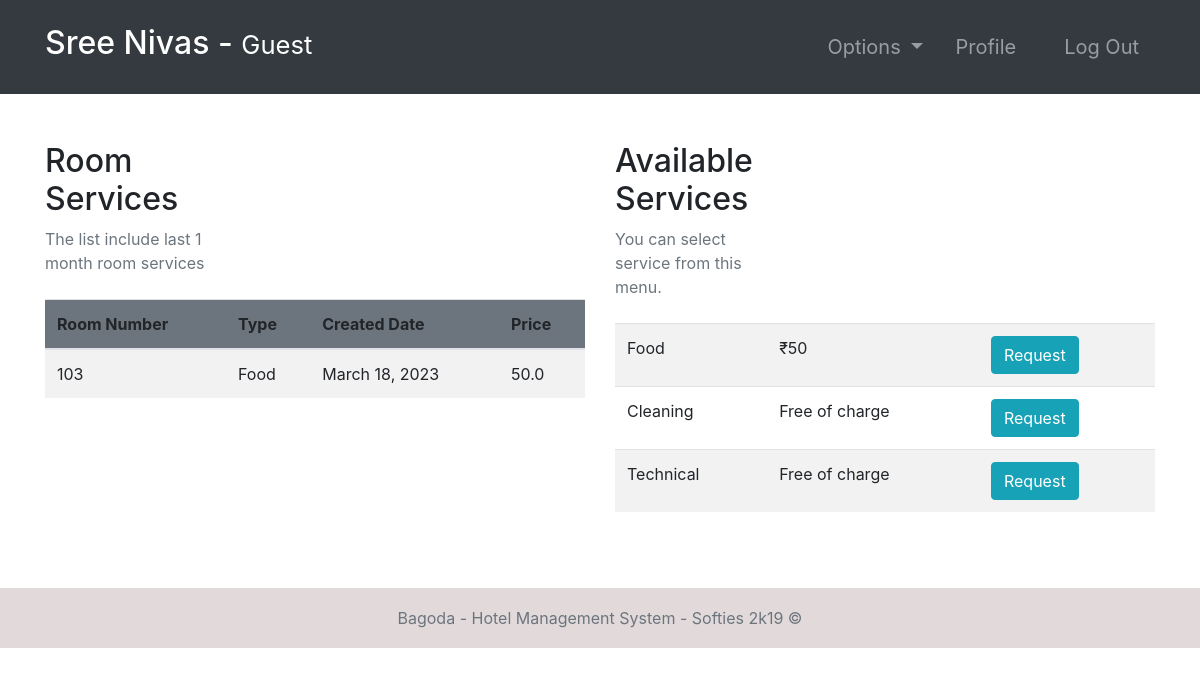
The app's page /current-room-services/ (signed in), older data.
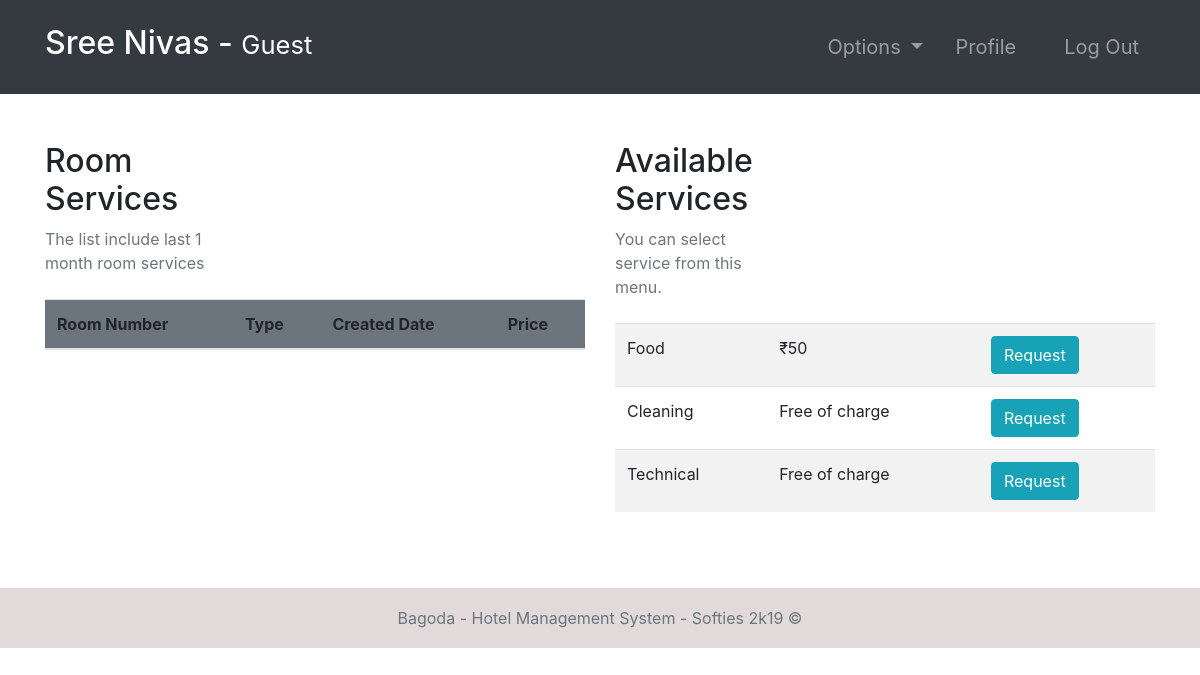
The same page, newer data.
### room/models.py (models this page shows, shortened)
class Room(models.Model):
    ROOM_TYPES = (
        ('King', 'King'),
        ('Luxury', 'Luxury'),
        ('Normal', 'Normal'),
        ('Economic', 'Economic'),
    )
    number = models.IntegerField(primary_key=True)
    capacity = models.SmallIntegerField()
    numberOfBeds = models.SmallIntegerField()
    roomType = models.CharField(max_length=20, choices=ROOM_TYPES)
    price = models.FloatField()
    statusStartDate = models.DateField(null=True)
    statusEndDate = models.DateField(null=True)
    def __str__(self):
        return str(self.number)

class RoomServices(models.Model):
    SERVICES_TYPES = (
        ('Food', 'Food'),
        ('Cleaning', 'Cleaning'),
        ('Technical', 'Technical'),
    )
    curBooking = models.ForeignKey(
        Booking,   null=True, on_delete=models.CASCADE)
    room = models.ForeignKey(Room, on_delete=models.CASCADE)
    createdDate = models.DateField(default=timezone.now)
    servicesType = models.CharField(max_length=20, choices=SERVICES_TYPES)
    price = models.FloatField()

### room/views.py (the view, shortened to what this page needs)
# urls.py: path('current-room-services/', current_room_services,
@login_required(login_url='login')
def current_room_services(request):
    import datetime
    role = str(request.user.groups.all()[0])
    path = role + "/"
    curGuest = Guest.objects.get(user=request.user)
    curBooking = Booking.objects.filter(guest=curGuest).last()
    if curBooking is not None:
        curRoom = Room.objects.get(number=curBooking.roomNumber.number)
    else:
        context = {
            "role": role,
            "error": "You Don't Have Booking Right Now"
        }
        return render(request, path + "current-room-services.html", context)
    curRoomServices = RoomServices.objects.filter(curBooking=curBooking)
    room_services = RoomServices.objects.all()
    group = Group.objects.get(name='staff')
    users = User.objects.filter(groups=group)
    allEmployees = Employee.objects.filter(user__in=users)
    availableEmployee = list()
    maxTaskNum = 10
    for e in allEmployees:
        counter = 0
        empTasks = Task.objects.filter(employee=e)
        for t in empTasks:
            counter += 1
        if counter < maxTaskNum:
            availableEmployee.append(e)
    context = {
        "role": role,
        "room_services": room_services,
        "curGuest": curGuest,
        "curBooking": curBooking,
        "curRoom": curRoom,
        "curRoomServices": curRoomServices
    }
    return render(request, path + "current-room-services.html", context)

### accounts/models.py (called while the page is built)
    def currentRoom(self):
        from room.models import Booking
        booking = Booking.objects.filter(guest=self).last()
        return booking.roomNumber

### Templates/guest/current-room-services.html (shortened to what this page needs)
{% extends '../index.html' %}
{% block context %}
{% if error is not None %}
<div class="alert alert-danger p-3 m-5">
    {{error}}
</div>
{% else %}
<div class="container py-5">
    <div class="row">
        <div class="col-md-6">
            <div class="table-header row">
                <div class="col-sm-12 col-md-12 col-lg-4 mb-4">
                    <h2>Room Services</h2>
                    <span class="text-muted">The list include last 1 month room services</span>
                </div>
            </div>
            <table class="table table-hover table-striped">
                <thead class="bg-secondary rounded">
                    <tr>
                        <th>Room Number</th>
                        <th>Type</th>
                        <th>Created Date</th>
                        <th>Price</th>
                    </tr>
                </thead>
                <tbody>
                    {% for crs in curRoomServices %}
                    <tr>
                        <td>{{curRoom}}</td>
                        <td>{{crs.servicesType}}</td>
                        <td>{{crs.createdDate}}</td>
                        <td>{{crs.price}}</td>
                    </tr>
                    {% endfor %}
                </tbody>
            </table>
        </div>
        <div class="table-responsive col-md-6">
            <div class="table-header row">
                <div class="col-sm-12 col-md-12 col-lg-4 mb-4">
                    <h2> Available Services</h2>
                    <span class="text-muted">You can select service from this menu.</span>
                </div>
            </div>
            <table class="table table-hover table-striped">
                <form action="" method="POST">
                    <tbody>
                        <tr>
                            <td>Food</td>
                            <td>₹50</td>
                            <td><button name="foodReq" type="submit" class="btn btn-info">Request</button></td>
                        </tr>
                        <tr>
                            <td>Cleaning</td>
                            <td>Free of charge</td>
                            <td><button name="cleaningReq" type="submit" class="btn btn-info">Request</button></td>
                        </tr>
                        <tr>
                            <td>Technical</td>
                            <td>Free of charge</td>
                            <td><button name="techReq" type="submit" class="btn btn-info">Request</button></td>
                        </tr>
                    </tbody>
                </form>
            </table>
        </div>
    </div>
</div>
{% endif %}
{% endblock %}

### Templates/index.html
{% include 'incs/head.html' %}
<body>
    {% include 'incs/nav.html' %}
    {% block context %}
    {% endblock %}
    {% include 'incs/footer.html' %}
</body>
</html>

### Templates/incs/head.html (shortened to what this page needs)
{% load static %}
<!DOCTYPE html>
<html lang="en">
<head>
    <link rel="stylesheet" type="text/css" href="{% static '/css/main.css' %}">
    <link rel="stylesheet" href="https://stackpath.bootstrapcdn.com/bootstrap/4.4.1/css/bootstrap.min.css"
>
</head>

### Templates/incs/nav.html (shortened to what this page needs)
<nav class="navbar navbar-dark bg-dark navbar-expand-lg py-3 " role="navigation">
    <div class="container">
        <a href="" class="navbar-brand">
            <h2 class="text-capitalize">
                {{ request.user.first_name }} {{ request.user.last_name }} -
                {% if role != "receptionist" %}
                <small>
                    {{ role }}
                </small>
                {% else %}
                <small>
                    Agent
                </small>
                {% endif %}
            </h2>
        </a>
        <div class="collapse navbar-collapse" id="navbarTags">
            <ul class="navbar-nav ml-auto">
                <li class="nav-item dropdown p-2">
                    <a class="nav-link dropdown-toggle" href="#" id="navbarDropdown" role="button"
                        data-toggle="dropdown" aria-haspopup="true" aria-expanded="false">
                        Options
                    </a>
                </li>
                <li class="nav-item mr-3 p-2">
                    {% if role == 'guest' %}
                    <a href="{% url 'guest-profile' user.id %}" class="nav-link">Profile</a>
                    {% endif %}
                </li>
                <li class="nav-item p-2 ">
                    <a href="{% url 'logout' %}" class="nav-link">Log Out</a>
                </li>
            </ul>
        </div>
    </div>
</nav>

### Templates/incs/footer.html
<div class="mt-5">&nbsp;</div>
<footer class="footer sticky-bottom mt-5">
    <div class="container text-center">
        <span class="text-muted">Bagoda - Hotel Management System - Softies 2k19 ©</span>
    </div>
</footer>

### static/css/main.css (style rules this page uses)
* { margin: 0; padding: 0; -webkit-font-smoothing: antialiased; }
body { position: relative; }
nav .nav-item { font-size: 20px; }
.footer { position: absolute; bottom: 0; width: 100%; height: 60px; line-height: 60px; background-color: #e2dada; margin-top: 30px; }

Row changes from the older to the newer data that the page shows:
removed RoomServices: servicesType "Food", createdDate "March 18, 2023", price "50.0"
no longer on this page (row unchanged): Room: number "103"
